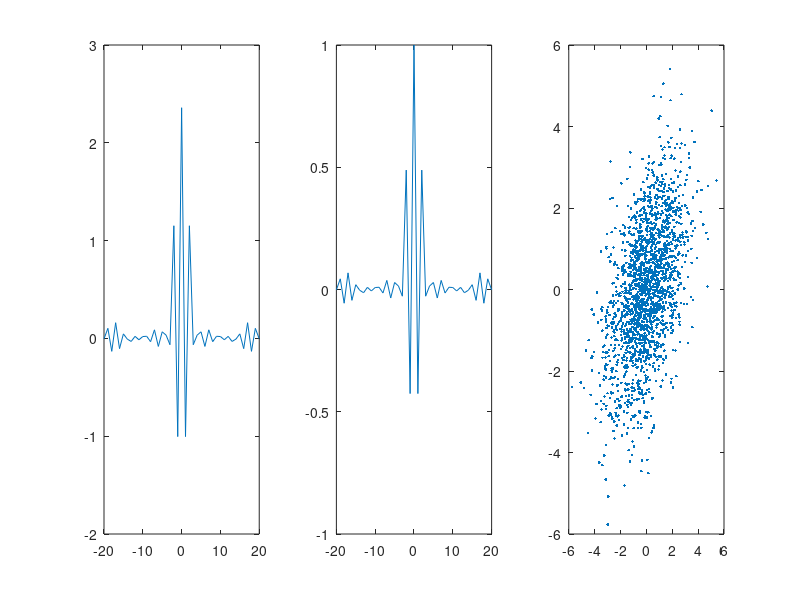

The MATLAB script that drew this image:
close all
clear 

addpath("all_files") 
load data2

subplot(1,3,1);
[r, lags] = xcov(y, 20, 'biased');
plot(lags, r);

subplot(1,3,2);
[rho, lags] = xcov(y, 20, 'coeff');
plot(lags, rho);

% Q4

k=2;
subplot(1,3,3);
plot(y(1:end-k), y(k+1:end), '.');


% Q5